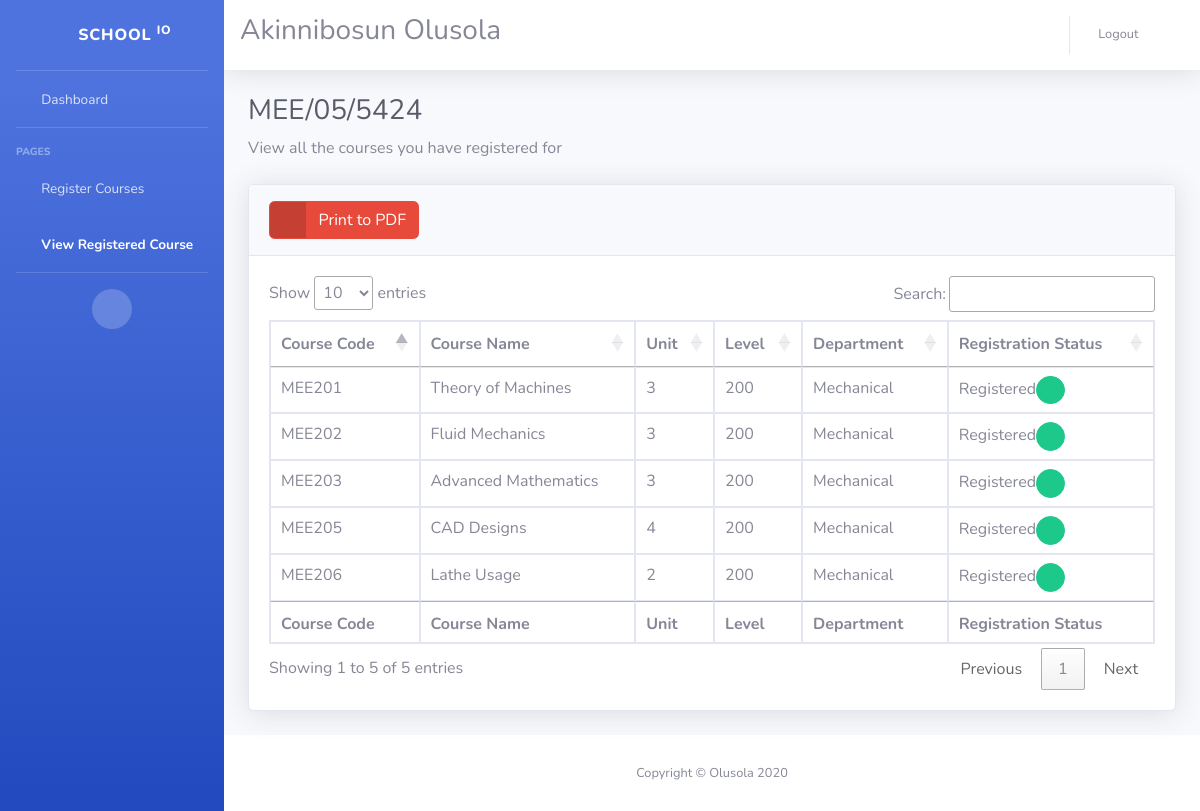
/sem_courses (signed in), run on the app's committed database.
### user/models.py (models this page shows, shortened)
class Profile(models.Model):
   user = models.ForeignKey(User,on_delete=models.CASCADE)
   registered = models.BooleanField(default=False)
   department = models.CharField(max_length=50)
   matric_number = models.CharField(max_length=50)

### elearn/models.py (models this page shows)
class Course(models.Model):
   course_short = models.CharField(max_length=50)
   course_full = models.CharField(max_length=50)
   unit = models.CharField(max_length=50)
   level = models.CharField(max_length=50)
   department = models.CharField(max_length=50)
   cost = models.IntegerField()

class Registered_course(models.Model):
   user = models.ForeignKey(User,on_delete=models.CASCADE)
   reg_course_short = models.CharField(max_length=50)
   reg_course_full = models.CharField(max_length=50)
   reg_unit = models.IntegerField()
   cost = models.IntegerField()

### elearn/views.py (the view)
# urls.py: path("sem_courses", views.sem_courses, name="sem_courses"),
@login_required
def sem_courses(request):
   user_level = Profile.objects.get(user=request.user)
   matric = user_level.matric_number
   school_check = All_students.objects.get(matric=matric)
   department = school_check.department
   level = school_check.level
   context = {
      "course_reg": Course.objects.filter(level=level, department=department),
      "level": level,
      "department": department,
      "matric": matric,
      "added": Registered_course.objects.filter(user=request.user),
      }
   return render(request, "regcourse.html", context)

### elearn/templates/regcourse.html (shortened to what this page needs)
{% load static %}
<!DOCTYPE html>
<html lang="en">
<head>
  <link href="{% static 'vendor/fontawesome-free/css/all.min.css' %}" rel="stylesheet" type="text/css">
  <link rel="stylesheet" type="text/css" href="https://cdn.datatables.net/1.10.20/css/jquery.dataTables.css">
  <link href="{% static 'css/sb-admin-2.min.css' %}" rel="stylesheet">
</head>
<body id="page-top">
  <div id="wrapper">
    <ul class="navbar-nav bg-gradient-primary sidebar sidebar-dark accordion" id="accordionSidebar">
      <a class="sidebar-brand d-flex align-items-center justify-content-center" href="index.html">
        <div class="sidebar-brand-icon rotate-n-15">
          <i class="fas fa-laugh-wink"></i>
        </div>
        <div class="sidebar-brand-text mx-3">School <sup>io</sup></div>
      </a>
      <hr class="sidebar-divider my-0">
      <li class="nav-item">
        <a class="nav-link" href="{% url 'index' %}">
          <i class="fas fa-fw fa-tachometer-alt"></i>
          <span>Dashboard</span></a>
      </li>
      <hr class="sidebar-divider">
      <div class="sidebar-heading">
        Pages
      </div>
      <li class="nav-item">
        <a class="nav-link" href="{% url 'courses' %}">
          <i class="fas fa-fw fa-chart-area"></i>
          <span>Register Courses</span></a>
      </li>
      <li class="nav-item active">
        <a class="nav-link" href="{% url 'sem_courses' %}">
          <i class="fas fa-fw fa-chart-area"></i>
          <span>View Registered Course</span></a>
      </li>
      <hr class="sidebar-divider d-none d-md-block">
      <div class="text-center d-none d-md-inline">
        <button class="rounded-circle border-0" id="sidebarToggle"></button>
      </div>
    </ul>
    <div id="content-wrapper" class="d-flex flex-column">
      <div id="content">
        <nav class="navbar navbar-expand navbar-light bg-white topbar mb-4 static-top shadow">
            <div class="input-group">
              <h3>{{ user.last_name }} {{ user.first_name }}</h3>
            </div>
          <ul class="navbar-nav ml-auto">
            <li class="nav-item dropdown no-arrow">
              <a class="nav-link" href="{% url 'logout' %}" role="button">
                <span class="mr-2 d-none d-lg-inline text-gray-600 small">Logout</span>
                <i class="fas fa-sign-out-alt fa-sm fa-fw mr-2 text-gray-400"></i>
              </a>
            </li>
          </ul>
        </nav>
        <div class="container-fluid">
          <h1 class="h3 mb-2 text-gray-800">{{ matric }}</h1>
          <p class="mb-4"> View all the courses you have registered for</p>
          <div class="card shadow mb-4">
            <div class="card-header py-3">
              <button class="btn btn-danger btn-icon-split" id="toPDF"> <span class="icon text-white-50"><i class="fas fa-check"></i></span><span class="text" style="color:white;">Print to PDF</span></button>
            </div>
            <div class="card-body">
              <div class="table-responsive">
                <table class="table table-bordered" id="dataTable" width="100%" cellspacing="0">
                  <thead>
                    <tr>
                      <th>Course Code</th>
                      <th>Course Name</th>
                      <th>Unit</th>
                      <th>Level</th>
                      <th>Department</th>
                      <th>Registration Status</th>
                    </tr>
                  </thead>
                  <tfoot>
                    <tr>
                      <th>Course Code</th>
                      <th>Course Name</th>
                      <th>Unit</th>
                      <th>Level</th>
                      <th>Department</th>
                      <th>Registration Status</th>
                    </tr>
                  </tfoot>
                  <tbody>
                  {% for Course in course_reg %}
                  {% for Registered_course in added %}
                  {% if Registered_course.reg_course_short in Course.course_short %}
                    <tr>
                 <td>{{ Course.course_short }}</td>
                      <td >{{ Course.course_full }}</td>
                      <td >{{ Course.unit }}</td>
                      <td>{{ Course.level }}</td>
                      <td>{{ Course.department }}</td>
                      <td>Registered<span class="btn btn-success btn-circle btn-sm">
                    <i class="fas fa-check"></i>
                  </span></td>
                    </tr>
                    {% endif %}
                    {% endfor %}
                    {% endfor %}
                  </tbody>
                </table>
              </div>
            </div>
          </div>
        </div>
      </div>
      <footer class="sticky-footer bg-white">
        <div class="container my-auto">
          <div class="copyright text-center my-auto">
            <span>Copyright &copy; Olusola 2020</span>
          </div>
        </div>
      </footer>
    </div>
  </div>
<link rel="stylesheet" type="text/css" href="http://www.shieldui.com/shared/components/latest/css/light/all.min.css" />
</body>
</html>

### data on the page
Profile: matric_number "MEE/05/5424"
Course: course_short "MEE201", course_full "Theory of Machines", unit "3", level "200", department "Mechanical"
Course: course_short "MEE202", course_full "Fluid Mechanics", unit "3", level "200", department "Mechanical"
Course: course_short "MEE203", course_full "Advanced Mathematics", unit "3", level "200", department "Mechanical"
Course: course_short "MEE205", course_full "CAD Designs", unit "4", level "200", department "Mechanical"
Course: course_short "MEE206", course_full "Lathe Usage", unit "2", level "200", department "Mechanical"

### other printed values
{{ user.last_name }} "Akinnibosun"
{{ user.first_name }} "Olusola"
